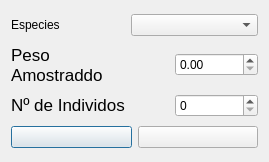
<?xml version="1.0" encoding="UTF-8"?>
<ui version="4.0">
 <class>frmEspeciesAmostradas</class>
 <widget class="QDialog" name="frmEspeciesAmostradas">
  <property name="geometry">
   <rect>
    <x>0</x>
    <y>0</y>
    <width>269</width>
    <height>162</height>
   </rect>
  </property>
  <property name="windowTitle">
   <string>Amostra Da Especie</string>
  </property>
  <layout class="QGridLayout" name="gridLayout_2">
   <item row="2" column="0">
    <widget class="QLabel" name="label_11">
     <property name="text">
      <string>&lt;!DOCTYPE HTML PUBLIC &quot;-//W3C//DTD HTML 4.0//EN&quot; &quot;http://www.w3.org/TR/REC-html40/strict.dtd&quot;&gt;
&lt;html&gt;&lt;head&gt;&lt;meta name=&quot;qrichtext&quot; content=&quot;1&quot; /&gt;&lt;style type=&quot;text/css&quot;&gt;
p, li { white-space: pre-wrap; }
&lt;/style&gt;&lt;/head&gt;&lt;body style=&quot; font-family:'.SF NS Text'; font-size:13pt; font-weight:400; font-style:normal;&quot;&gt;
&lt;p style=&quot; margin-top:0px; margin-bottom:0px; margin-left:0px; margin-right:0px; -qt-block-indent:0; text-indent:0px;&quot;&gt;Nº de Individos&lt;/p&gt;&lt;/body&gt;&lt;/html&gt;</string>
     </property>
    </widget>
   </item>
   <item row="0" column="0">
    <widget class="QLabel" name="label_3">
     <property name="text">
      <string>Especies</string>
     </property>
    </widget>
   </item>
   <item row="1" column="2" colspan="2">
    <widget class="QDoubleSpinBox" name="DSBPesoAmost">
     <property name="maximum">
      <double>10000.989999999999782</double>
     </property>
    </widget>
   </item>
   <item row="4" column="0" colspan="4">
    <layout class="QGridLayout" name="gridLayout">
     <item row="0" column="0">
      <widget class="QPushButton" name="PBSalvar">
       <property name="text">
        <string/>
       </property>
       <property name="icon">
        <iconset resource="icons.qrc">
         <normaloff>:/newPrefix/Icons/002-save.png</normaloff>:/newPrefix/Icons/002-save.png</iconset>
       </property>
      </widget>
     </item>
     <item row="0" column="1">
      <widget class="QPushButton" name="PBCancelar">
       <property name="text">
        <string/>
       </property>
       <property name="icon">
        <iconset resource="icons.qrc">
         <normaloff>:/newPrefix/Icons/003-error.png</normaloff>:/newPrefix/Icons/003-error.png</iconset>
       </property>
      </widget>
     </item>
    </layout>
   </item>
   <item row="0" column="1" colspan="3">
    <widget class="MyComboBox" name="CBEspecies"/>
   </item>
   <item row="2" column="2" colspan="2">
    <widget class="QSpinBox" name="SBN_Indiv">
     <property name="maximum">
      <number>10000</number>
     </property>
    </widget>
   </item>
   <item row="1" column="0">
    <widget class="QLabel" name="label_10">
     <property name="text">
      <string>&lt;!DOCTYPE HTML PUBLIC &quot;-//W3C//DTD HTML 4.0//EN&quot; &quot;http://www.w3.org/TR/REC-html40/strict.dtd&quot;&gt;
&lt;html&gt;&lt;head&gt;&lt;meta name=&quot;qrichtext&quot; content=&quot;1&quot; /&gt;&lt;style type=&quot;text/css&quot;&gt;
p, li { white-space: pre-wrap; }
&lt;/style&gt;&lt;/head&gt;&lt;body style=&quot; font-family:'.SF NS Text'; font-size:13pt; font-weight:400; font-style:normal;&quot;&gt;
&lt;p style=&quot; margin-top:0px; margin-bottom:0px; margin-left:0px; margin-right:0px; -qt-block-indent:0; text-indent:0px;&quot;&gt;Peso&lt;/p&gt;
&lt;p style=&quot; margin-top:0px; margin-bottom:0px; margin-left:0px; margin-right:0px; -qt-block-indent:0; text-indent:0px;&quot;&gt;Amostraddo&lt;/p&gt;&lt;/body&gt;&lt;/html&gt;</string>
     </property>
    </widget>
   </item>
  </layout>
 </widget>
 <customwidgets>
  <customwidget>
   <class>MyComboBox</class>
   <extends>QComboBox</extends>
   <header>CustomWidgets</header>
  </customwidget>
 </customwidgets>
 <resources>
  <include location="icons.qrc"/>
 </resources>
 <connections/>
</ui>
